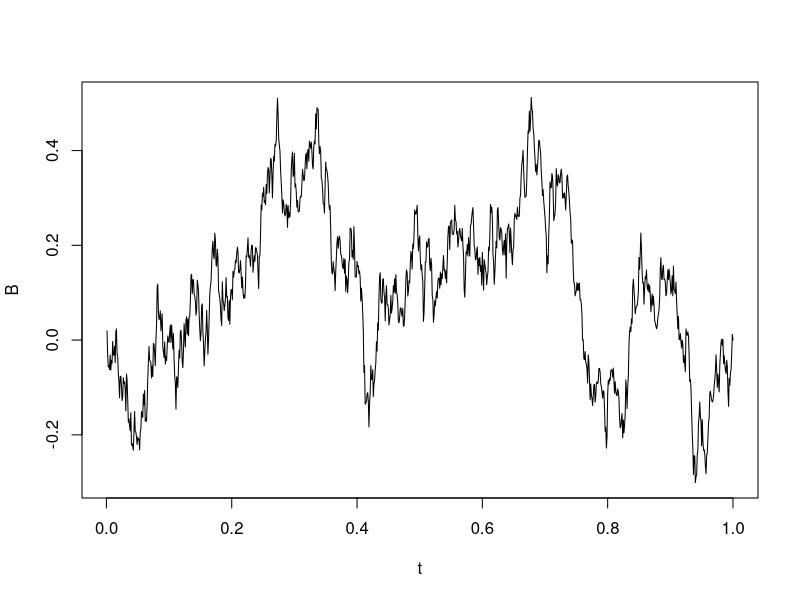

Recreate this plot in R.

    # Discrete covariance function k(s,t) = s*(1-t) for s < t
    n = 1000; t = 1:n/n
    Sig = t %o% (1-t)
    Sig = pmin(Sig, t(Sig))

    # Compute symmmetric square root (via eigendecomposition)
    eig = eigen(Sig)
    Sig.half = eig$vec %*% diag(sqrt(eig$val)) %*% t(eig$vec)

    # Generate discrete Brownian motion and plot it
    B = Sig.half %*% rnorm(n)
    plot(t, B, type="l")








